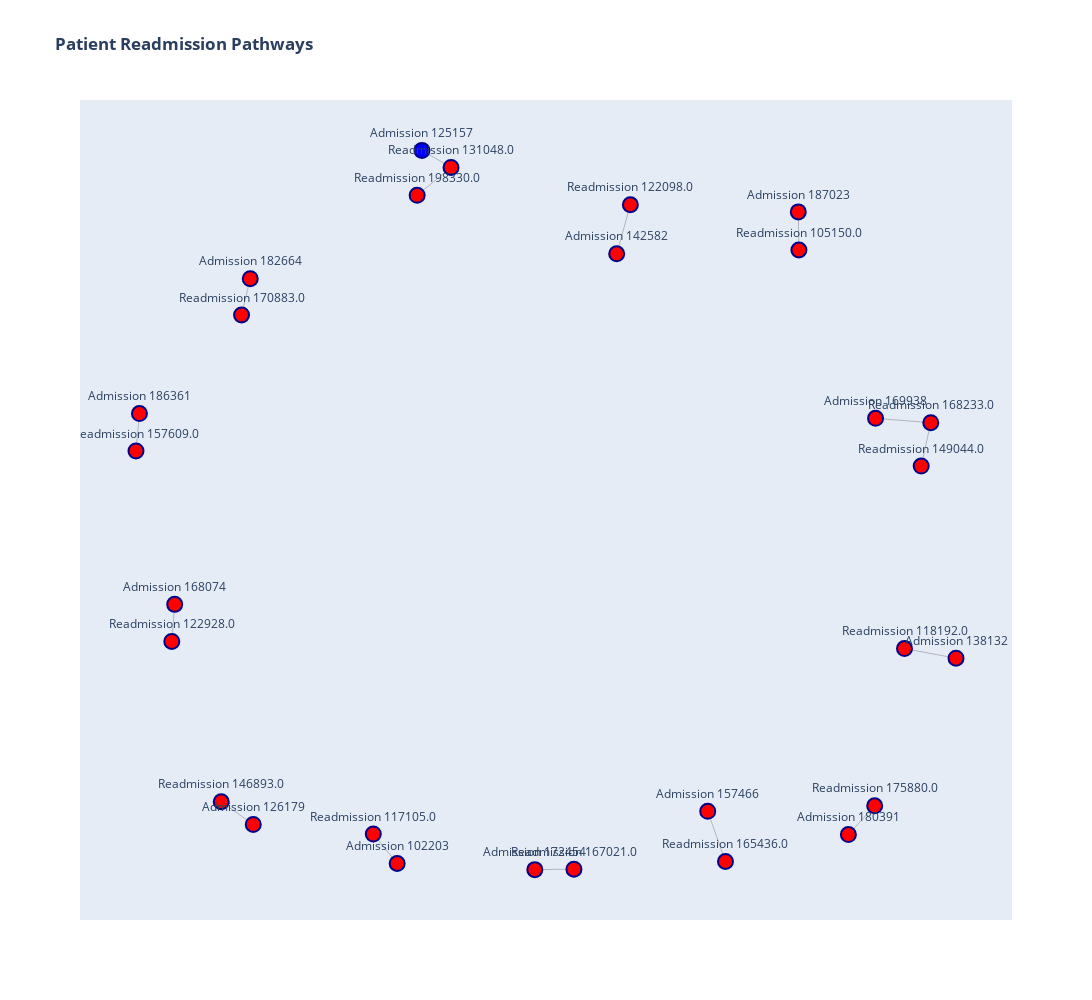

The notebook cell saved with this chart:
### Code cell
# Load and preprocess data (same as before)
admissions = pd.read_csv('ADMISSIONS.csv', low_memory=False)
admissions['admittime'] = pd.to_datetime(admissions['admittime'])
admissions['dischtime'] = pd.to_datetime(admissions['dischtime'])
admissions = admissions.sort_values(['subject_id', 'admittime'])
admissions['next_hadm_id'] = admissions.groupby('subject_id')['hadm_id'].shift(-1)
admissions['next_admittime'] = admissions.groupby('subject_id')['admittime'].shift(-1)
admissions['days_between_admissions'] = (admissions['next_admittime'] - admissions['dischtime']).dt.days
readmissions = admissions[admissions['next_hadm_id'].notna()]

# Filter for patients with ≥2 readmissions
patient_readmission_counts = readmissions['subject_id'].value_counts()
filtered_patients = patient_readmission_counts[patient_readmission_counts <=7].index
filtered_readmissions = readmissions[readmissions['subject_id'].isin(filtered_patients)]

# Label nodes as "Admission" or "Readmission"
readmission_ids = set(filtered_readmissions['next_hadm_id'])
hadm_to_subject = filtered_readmissions.set_index('hadm_id')['subject_id'].to_dict()
hadm_to_subject.update(filtered_readmissions.set_index('next_hadm_id')['subject_id'].to_dict())
# Create a lookup dictionary for HADM_ID details
admissions_lookup = admissions.set_index('hadm_id')[['insurance', 'admission_type', 'diagnosis']].to_dict('index')
# Create a network graph
G = nx.from_pandas_edgelist(
    filtered_readmissions,
    source='hadm_id',
    target='next_hadm_id',
    edge_attr='days_between_admissions'
)

# Position nodes using a layout algorithm
pos = nx.spring_layout(G, k=0.5, iterations=100, seed=66)

# Generate node labels and hover text
node_text = []
hover_text = []
node_colors=[]
for node in G.nodes():
    # Label as Admission/Readmission
    if node in readmission_ids:
        label = f"Readmission {node}"
    else:
        label = f"Admission {node}"
    node_text.append(label)
    
    # Hover text with patient ID
    subject_id = hadm_to_subject.get(node, 'Unknown')
    details = admissions_lookup.get(node, {})
    hover_text.append(f"Patient {subject_id}<br>{label}<br>Admit Type: {details.get('admission_type', 'N/A')}<br>Insurance: {details.get('insurance', 'N/A')}<br>Diagnosis: {details.get('diagnosis', 'N/A')}")
# Assign color based on admission type
    admission_type = details.get('admission_type', 'UNKNOWN').upper()
    if admission_type == 'EMERGENCY':
        node_colors.append('red')
    elif admission_type == 'ELECTIVE':
        node_colors.append('blue')
    elif admission_type == 'URGENT':
        node_colors.append('green')
    else:
        node_colors.append('gray')  # Default color for unknown types

# Extract node positions and edge traces
edge_x, edge_y = [], []
for edge in G.edges():
    x0, y0 = pos[edge[0]]
    x1, y1 = pos[edge[1]]
    edge_x.extend([x0, x1, None])
    edge_y.extend([y0, y1, None])

# Create traces
edge_trace = go.Scatter(
    x=edge_x, y=edge_y,
    line=dict(width=0.5, color='gray'),
    hoverinfo='none',
    mode='lines'
)

node_trace = go.Scatter(
    x=[pos[node][0] for node in G.nodes()],
    y=[pos[node][1] for node in G.nodes()],
    mode='markers+text',
    text=node_text,  # Explicit labels: Admission/Readmission
    hovertext=hover_text,
    textposition='top center',
    # marker=dict(size=10, color='lightblue'),
        marker=dict(
        size=15,
        color=node_colors,  # Color nodes by admission type
        line=dict(width=2, color='darkblue')
    ),

    hoverinfo='text'
)

# Create the figure
fig = go.Figure(
    data=[edge_trace, node_trace],
    layout=go.Layout(
        title='<b>Patient Readmission Pathways</b>',
        showlegend=False,
        hovermode='closest',
        xaxis=dict(showgrid=False, zeroline=False, showticklabels=False),
        yaxis=dict(showgrid=False, zeroline=False, showticklabels=False),
        height=1000,
        width=2000
    )
)

# Show the interactive plot
fig.show()

### Figure 1 — Plotly figure (JSON) as saved in the notebook; plotly's stock layout.template omitted (floating-point values rounded to 4 significant figures)
{"data": [{"hoverinfo": "none", "line": {"color": "gray", "width": 0.5}, "mode": "lines", "type": "scatter", "x": [0.1644, 0.1972, null, 0.7848, 0.9171, null, 0.9171, 0.8941, null, -0.8948, -0.9017, null, 0.5996, 0.6011, null, 0.3826, 0.4251, null, -0.7137, -0.7346, null, -0.7065, -0.7833, null, -0.9792, -0.9876, null, 0.9776, 0.8541, null, -0.3616, -0.4188, null, 0.7197, 0.7827, null, -0.03177, 0.06196, null, -0.3023, -0.2326, null, -0.2326, -0.3137, null], "y": [0.7347, 0.8605, null, 0.3126, 0.3015, null, 0.3015, 0.1902, null, -0.1645, -0.2596, null, 0.8422, 0.7444, null, -0.6953, -0.824, null, 0.6709, 0.578, null, -0.7289, -0.6707, null, 0.3249, 0.2291, null, -0.3025, -0.2779, null, -0.829, -0.7535, null, -0.7548, -0.6813, null, -0.8448, -0.8436, null, 1, 0.9563, null, 0.9563, 0.8848, null]}, {"hoverinfo": "text", "hovertext": ["Patient 10059<br>Admission 142582<br>Admit Type: EMERGENCY<br>Insurance: Medicare<br>Diagnosis: VARICEAL BLEED", "Patient 10059<br>Readmission 122098.0<br>Admit Type: EMERGENCY<br>Insurance: Medicare<br>Diagnosis: LOWER GI BLEED", "Patient 10088<br>Admission 169938<br>Admit Type: EMERGENCY<br>Insurance: Medicare<br>Diagnosis: SEPSIS;PNEUMONIA;TELEMETRY", "Patient 10088<br>Readmission 168233.0<br>Admit Type: EMERGENCY<br>Insurance: Medicare<br>Diagnosis: CONGESTIVE HEART FAILURE", "Patient 10088<br>Readmission 149044.0<br>Admit Type: EMERGENCY<br>Insurance: Private<br>Diagnosis: UROSEPSIS", "Patient 10094<br>Admission 168074<br>Admit Type: EMERGENCY<br>Insurance: Medicare<br>Diagnosis: HYPOTENSION;TELEMETRY", "Patient 10094<br>Readmission 122928.0<br>Admit Type: EMERGENCY<br>Insurance: Medicare<br>Diagnosis: SEPSIS;TELEMETRY", "Patient 10117<br>Admission 187023<br>Admit Type: EMERGENCY<br>Insurance: Private<br>Diagnosis: FEVER", "Patient 10117<br>Readmission 105150.0<br>Admit Type: EMERGENCY<br>Insurance: Private<br>Diagnosis: FEVER", "Patient 10119<br>Admission 157466<br>Admit Type: EMERGENCY<br>Insurance: Medicare<br>Diagnosis: ACUTE CHOLECYSTITIS", "Patient 10119<br>Readmission 165436.0<br>Admit Type: EMERGENCY<br>Insurance: Medicare<br>Diagnosis: GASTROINTESTINAL BLEED", "Patient 10124<br>Admission 182664<br>Admit Type: EMERGENCY<br>Insurance: Medicare<br>Diagnosis: LEFT HIP FRACTURE", "Patient 10124<br>Readmission 170883.0<br>Admit Type: EMERGENCY<br>Insurance: Medicare<br>Diagnosis: CONGESTIVE HEART FAILURE", "Patient 40124<br>Admission 126179<br>Admit Type: EMERGENCY<br>Insurance: Medicare<br>Diagnosis: SHORTNESS OF BREATH", "Patient 40124<br>Readmission 146893.0<br>Admit Type: EMERGENCY<br>Insurance: Medicare<br>Diagnosis: PNEUMONIA", "Patient 40310<br>Admission 186361<br>Admit Type: EMERGENCY<br>Insurance: Private<br>Diagnosis: FACIAL NUMBNESS", "Patient 40310<br>Readmission 157609.0<br>Admit Type: EMERGENCY<br>Insurance: Medicaid<br>Diagnosis: AROMEGLEY;BURKITTS LYMPHOMA", "Patient 41795<br>Admission 138132<br>Admit Type: EMERGENCY<br>Insurance: Medicare<br>Diagnosis: ASTHMA;CHRONIC OBST PULM DISEASE", "Patient 41795<br>Readmission 118192.0<br>Admit Type: EMERGENCY<br>Insurance: Medicare<br>Diagnosis: ASTHMA;CHRONIC OBST PULM DISEASE", "Patient 42135<br>Admission 102203<br>Admit Type: EMERGENCY<br>Insurance: Medicaid<br>Diagnosis: FAILURE TO THRIVE", "Patient 42135<br>Readmission 117105.0<br>Admit Type: EMERGENCY<br>Insurance: Medicaid<br>Diagnosis: HEPATIC ENCEP", "Patient 42346<br>Admission 180391<br>Admit Type: EMERGENCY<br>Insurance: Medicare<br>Diagnosis: PNEUMONIA", "Patient 42346<br>Readmission 175880.0<br>Admit Type: EMERGENCY<br>Insurance: Medicare<br>Diagnosis: VOLVULUS", "Patient 43881<br>Admission 172454<br>Admit Type: EMERGENCY<br>Insurance: Private<br>Diagnosis: ACUTE PULMONARY EMBOLISM", "Patient 43881<br>Readmission 167021.0<br>Admit Type: EMERGENCY<br>Insurance: Private<br>Diagnosis: UPPER GI BLEED", "Patient 44083<br>Admission 125157<br>Admit Type: ELECTIVE<br>Insurance: Private<br>Diagnosis: ESOPHAGEAL CA/SDA", "Patient 44083<br>Readmission 131048.0<br>Admit Type: EMERGENCY<br>Insurance: Private<br>Diagnosis: SHORTNESS OF BREATH", "Patient 44083<br>Readmission 198330.0<br>Admit Type: EMERGENCY<br>Insurance: Private<br>Diagnosis: PERICARDIAL EFFUSION"], "marker": {"color": ["red", "red", "red", "red", "red", "red", "red", "red", "red", "red", "red", "red", "red", "red", "red", "red", "red", "red", "red", "red", "red", "red", "red", "red", "red", "blue", "red", "red"], "line": {"color": "darkblue", "width": 2}, "size": 15}, "mode": "markers+text", "text": ["Admission 142582", "Readmission 122098.0", "Admission 169938", "Readmission 168233.0", "Readmission 149044.0", "Admission 168074", "Readmission 122928.0", "Admission 187023", "Readmission 105150.0", "Admission 157466", "Readmission 165436.0", "Admission 182664", "Readmission 170883.0", "Admission 126179", "Readmission 146893.0", "Admission 186361", "Readmission 157609.0", "Admission 138132", "Readmission 118192.0", "Admission 102203", "Readmission 117105.0", "Admission 180391", "Readmission 175880.0", "Admission 172454", "Readmission 167021.0", "Admission 125157", "Readmission 131048.0", "Readmission 198330.0"], "textposition": "top center", "type": "scatter", "x": [0.1644, 0.1972, 0.7848, 0.9171, 0.8941, -0.8948, -0.9017, 0.5996, 0.6011, 0.3826, 0.4251, -0.7137, -0.7346, -0.7065, -0.7833, -0.9792, -0.9876, 0.9776, 0.8541, -0.3616, -0.4188, 0.7197, 0.7827, -0.03177, 0.06196, -0.3023, -0.2326, -0.3137], "y": [0.7347, 0.8605, 0.3126, 0.3015, 0.1902, -0.1645, -0.2596, 0.8422, 0.7444, -0.6953, -0.824, 0.6709, 0.578, -0.7289, -0.6707, 0.3249, 0.2291, -0.3025, -0.2779, -0.829, -0.7535, -0.7548, -0.6813, -0.8448, -0.8436, 1, 0.9563, 0.8848]}], "layout": {"height": 1000, "hovermode": "closest", "showlegend": false, "title": {"text": "<b>Patient Readmission Pathways</b>"}, "width": 2000, "xaxis": {"showgrid": false, "showticklabels": false, "zeroline": false}, "yaxis": {"showgrid": false, "showticklabels": false, "zeroline": false}}}
